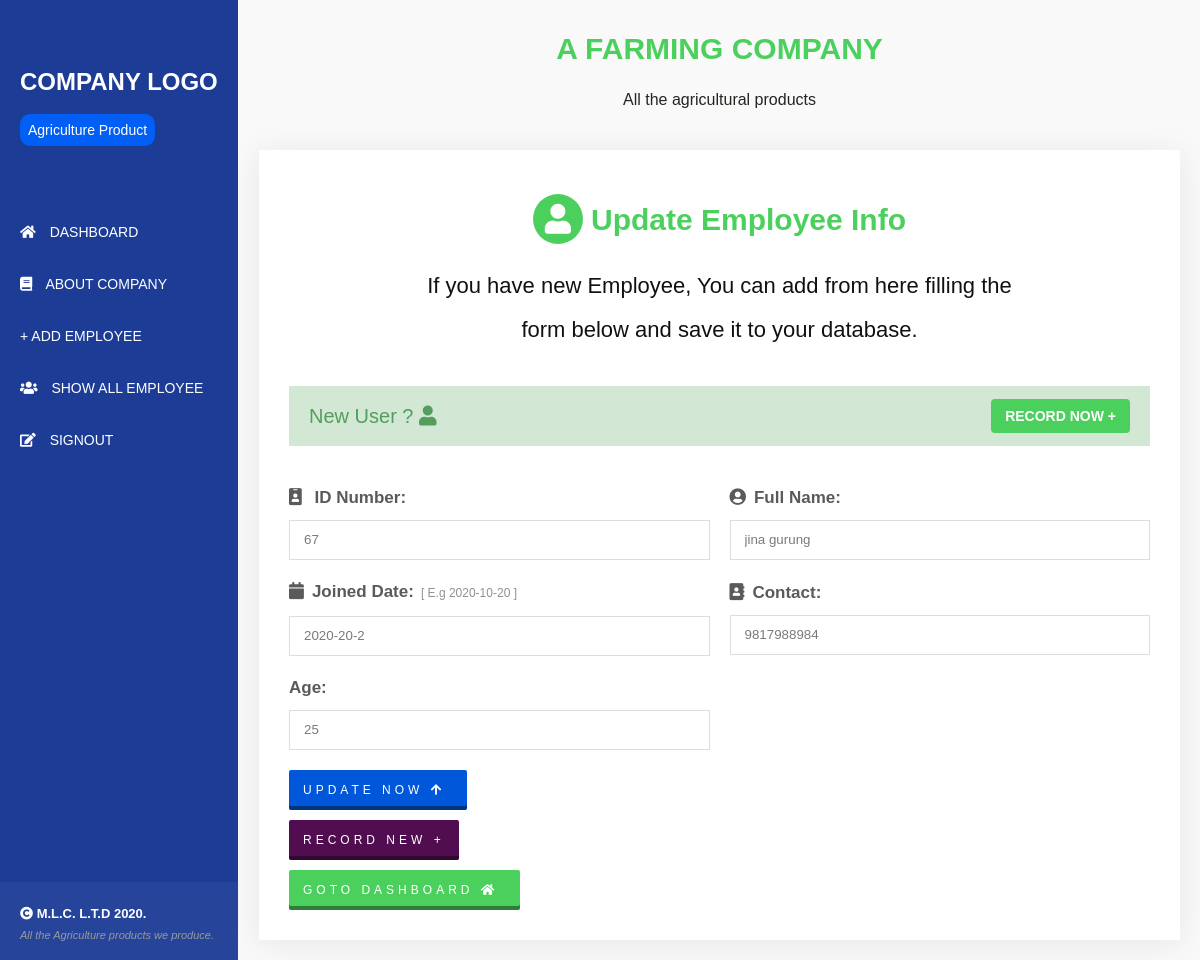
The page /edit/26 on the database its author committed.
### myapp/models.py (models this page shows, shortened)
class Employee(models.Model):
	eid = models.IntegerField()
	ename = models.CharField(max_length=100)
	ejoin = models.CharField(max_length=100,null=True)
	econtact = models.IntegerField()
	eage = models.IntegerField()
	add = models.BooleanField(default=True)
	class Meta:
		ordering = ['-pk']

### myapp/views.py (the view)
# urls.py: path('edit/<int:id>',views.edit,name='edit'),
def edit(request,id):
    employee = Employee.objects.get(id=id)
    return render(request, 'edit.html',{'employee':employee})

### templates/edit.html (shortened to what this page needs)
{% extends 'base.html' %}
{% block content %}
<div class="body-part">
    <div class="content">
        <div class="container">
            <div class="heading">
                <h1>A FARMING COMPANY</h1>
                <p>All the agricultural products</p>
            </div>
            <div class="content-wrapper">
                <div class="heading big-head">
                    <h1><i class="fas fa-user"></i>Update Employee Info</h1>
                    <p>
                        If you have new Employee, You can add from here filling the form below and save it to your database.
                    </p>
                </div>
                <div class="flex-item">
                    <h4>New User ?  <i class="fas fa-user"></i></h4>
                    <a href="{% url 'loadform' %}" class='btn'>Record Now +</a>
                </div>
                <div class="edit">
                    <form method="POST" action="/update/{{ employee.id }}">
                       <div>
                           <label for="eid"><i class="fas fa-id-badge"></i> ID Number:</label>
                           <div class="eid">	<input type="number" name="eid" value="{{ employee.eid }}" required="required" /></div>
                       </div><div>
                           <label for="ename"><i class="fas fa-user-circle"></i>Full Name:</label>
                           <div class="ename"><input type="text" name="ename" value="{{ employee.ename }}"/></div></div>
                           <div>
                               <label for="eemail"><i class="fas fa-calendar"></i>Joined Date:<span class='i-text'> [ E.g 2020-10-20 ]</span> </label>
                               <div class="eemail"><input type="text" name="ejoin" value="{{ employee.ejoin }}"/></div>
                           </div><div>
                               <label for="econtact"><i class="fas fa-address-book"></i>Contact:</label>
                               <div class="econtact"><input type="number" name="econtact" value="{{ employee.econtact }}"/></div>
                           </div><div>
                               <label for="eage">Age:</label>
                               <div class="eage"><input type="number" name="eage" value="{{ employee.eage }}"/></div>
                           </div><br/>
                           <div class="add-button"><button type="submit">Update Now <i class="fas fa-arrow-up"></i></button></div>
                       </form>
                       <div class=""><a href="{% url 'loadform' %}" class="et">Record New + </a></div>
                       <div class=""><a href="{% url 'homepage' %}" class="gt">Goto Dashboard <i class="fas fa-home"></i></a></div>
                   </div>
               </div>
           </div>
       </div>
       {% endblock %}

### static/style/style.css (style rules this page uses)
* { margin: 0; padding: 0; box-sizing: border-box; }
html { scroll-behavior: smooth; }
body { font-size: 16px; line-height: 1.5em; color: #252522; font-family: 'Poppins',sans-serif; background: #f9f9f9 }
.container { width: 100%; max-width: 1100px; margin: 0 auto; padding: 0 20px }
.body-part { margin: 0 0 0 239px }
.heading { padding: 14px 0; text-align: center; }
.heading h1 { font-size: 30px; line-height: 1em; display: block; color: #4cd05d }
.heading.big-head i { background: #4cd05d; height: 50px; width: 50px; line-height: 50px; border-radius: 50%; color: #fff; margin: 0 8px 0 0 }
.heading p { line-height:2em; font-size: 16px; display: block; margin: 20px auto; width: 100%; max-width: 600px; }
.big-head p { font-size: 22px; color: #111; font-weight: 300 }
.content { margin: 20px 0 }
.content-wrapper { background: #fff; padding: 30px; overflow:hidden; box-shadow: 0px 4px 33px 0px rgba(0,0,0,0.08) }
.flex-item { display: flex; justify-content: space-between; align-items: center; height: 60px; background: #d2e8d5; padding: 0 20px; margin: 0 0 40px }
.flex-item h4 { font-size: 20px; font-weight: 500; color: #539e5e }
.flex-item a { height: 34px; line-height: 34px; background: #4cd05d; color: #fff; border-radius: 4px; display: inline-block; width: auto; padding: 0 14px; text-transform: uppercase; text-decoration: none; font-weight: bold; font-size: 14px }
.edit .fas { margin: 0 8px 0 0 }
.edit form { display: grid; grid-template-columns: 1fr 1fr; grid-gap: 20px; align-items: center; flex-direction: column; }
.edit form input { padding: 0 14px; height: 40px; line-height: 40px; border:1px solid #ddd; width: 100%; color: #7a7a7a; font-family: 'Poppins',sans-serif }
.edit label { margin: 0 0 10px; font-size: 17px; font-weight: bold; color: #5a5a5a; display: inline-block; }
.edit form button { height: 40px; line-height: 40px; text-align: center; background: #0157d9; color: #fff; border:none; padding: 0 14px; border-radius: 2px; font-size: 12px; letter-spacing: 4px; text-transform: uppercase; box-shadow: inset 0px -4px 0px rgba(0,0,0,0.4) }
.edit .gt { height: 40px; line-height: 40px; text-align: center; background: #4cd05d; color: #fff; border:none; padding: 0 14px; border-radius: 2px; font-size: 12px; letter-spacing: 4px; text-transform: uppercase; box-shadow: inset 0px -4px 0px rgba(0,0,0,0.4); display: inline-block; margin: 10px 0 0; text-decoration: none; }
.edit .et { height: 40px; line-height: 40px; text-align: center; background: #500d50; color: #fff; border:none; padding: 0 14px; border-radius: 2px; font-size: 12px; letter-spacing: 4px; text-transform: uppercase; box-shadow: inset 0px -4px 0px rgba(0,0,0,0.4); display: inline-block; margin: 10px 0 0; text-decoration: none; }
span.i-text { font-size: 12px; padding: 0 0 1px 7px; color: #948f8f; font-weight: 500; display: inline-block; }

### rows shown on the page
Employee: eid "67", ename "jina gurung", ejoin "2020-20-2", econtact "9817988984", eage "25"
